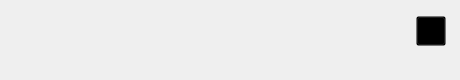
<?xml version="1.0" encoding="UTF-8"?>
<ui version="4.0">
 <class>RecentPlugin</class>
 <widget class="QWidget" name="RecentPlugin">
  <property name="geometry">
   <rect>
    <x>0</x>
    <y>0</y>
    <width>460</width>
    <height>80</height>
   </rect>
  </property>
  <property name="minimumSize">
   <size>
    <width>430</width>
    <height>55</height>
   </size>
  </property>
  <property name="maximumSize">
   <size>
    <width>460</width>
    <height>80</height>
   </size>
  </property>
  <property name="windowTitle">
   <string>RecentPlugin</string>
  </property>
  <property name="styleSheet">
   <string notr="true"/>
  </property>
  <layout class="QGridLayout" name="gridLayout">
   <item row="0" column="0" rowspan="2">
    <widget class="QLabel" name="label_Icon">
     <property name="sizePolicy">
      <sizepolicy hsizetype="Fixed" vsizetype="Fixed">
       <horstretch>0</horstretch>
       <verstretch>0</verstretch>
      </sizepolicy>
     </property>
     <property name="minimumSize">
      <size>
       <width>30</width>
       <height>30</height>
      </size>
     </property>
     <property name="maximumSize">
      <size>
       <width>30</width>
       <height>30</height>
      </size>
     </property>
     <property name="text">
      <string/>
     </property>
     <property name="pixmap">
      <pixmap resource="../resource/BiVMS2020.qrc">:/test/BiVMS/图像.png</pixmap>
     </property>
     <property name="scaledContents">
      <bool>true</bool>
     </property>
    </widget>
   </item>
   <item row="0" column="1" rowspan="2">
    <layout class="QVBoxLayout" name="verticalLayout">
     <item>
      <widget class="QLineEdit" name="lineEdit_projectName">
       <property name="minimumSize">
        <size>
         <width>360</width>
         <height>20</height>
        </size>
       </property>
       <property name="maximumSize">
        <size>
         <width>360</width>
         <height>20</height>
        </size>
       </property>
       <property name="font">
        <font>
         <family>楷体</family>
         <pointsize>12</pointsize>
         <weight>50</weight>
         <bold>false</bold>
        </font>
       </property>
       <property name="styleSheet">
        <string notr="true">background-color: transparent</string>
       </property>
       <property name="frame">
        <bool>false</bool>
       </property>
       <property name="readOnly">
        <bool>true</bool>
       </property>
      </widget>
     </item>
     <item>
      <widget class="QLineEdit" name="lineEdit_projectPath">
       <property name="minimumSize">
        <size>
         <width>360</width>
         <height>20</height>
        </size>
       </property>
       <property name="maximumSize">
        <size>
         <width>360</width>
         <height>20</height>
        </size>
       </property>
       <property name="font">
        <font>
         <family>Times New Roman</family>
         <pointsize>9</pointsize>
        </font>
       </property>
       <property name="styleSheet">
        <string notr="true">background-color: transparent</string>
       </property>
       <property name="frame">
        <bool>false</bool>
       </property>
       <property name="echoMode">
        <enum>QLineEdit::Normal</enum>
       </property>
       <property name="readOnly">
        <bool>true</bool>
       </property>
      </widget>
     </item>
    </layout>
   </item>
   <item row="0" column="2">
    <widget class="QPushButton" name="pushButton">
     <property name="minimumSize">
      <size>
       <width>30</width>
       <height>30</height>
      </size>
     </property>
     <property name="maximumSize">
      <size>
       <width>20</width>
       <height>20</height>
      </size>
     </property>
     <property name="styleSheet">
      <string notr="true">background:transparent;</string>
     </property>
     <property name="text">
      <string/>
     </property>
     <property name="icon">
      <iconset resource="../resource/BiVMS2020.qrc">
       <normaloff>:/test/BiVMS/delete (1).png</normaloff>:/test/BiVMS/delete (1).png</iconset>
     </property>
     <property name="iconSize">
      <size>
       <width>20</width>
       <height>20</height>
      </size>
     </property>
     <property name="flat">
      <bool>false</bool>
     </property>
    </widget>
   </item>
   <item row="1" column="2">
    <spacer name="verticalSpacer">
     <property name="orientation">
      <enum>Qt::Vertical</enum>
     </property>
     <property name="sizeHint" stdset="0">
      <size>
       <width>20</width>
       <height>33</height>
      </size>
     </property>
    </spacer>
   </item>
  </layout>
 </widget>
 <layoutdefault spacing="6" margin="11"/>
 <resources>
  <include location="../resource/BiVMS2020.qrc"/>
 </resources>
 <connections/>
</ui>
